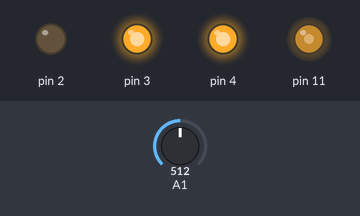
A sketch run on a simulated Arduino Uno, built with avr-gcc and run on an emulated ATmega328P. Shown: output pins drawn as LEDs (lit = HIGH). Inputs (shaded band) come from the test bench; at power-on: A1 = 512.

Above: at 1.2 s.
1.3 s: A1 set to 503
At 2.5 s:
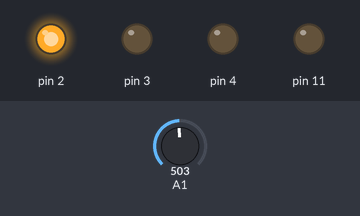
2.8 s: A1 set to 521
At 3.7 s:
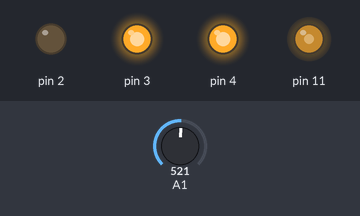
4.3 s: A1 set to 501
At 4.9 s:
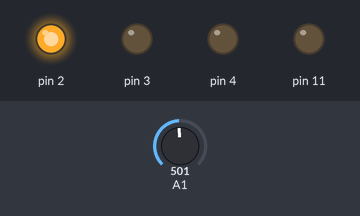
Timing chart, 0 to 7.3 s (numbered marks = the images above; inputs shaded):
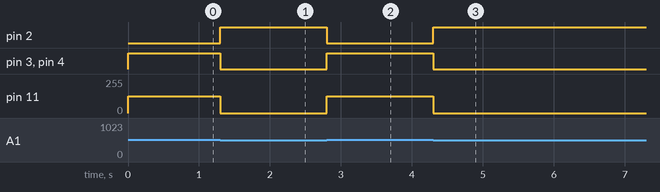

The sketch:

C_digo.ino
```cpp
// Av 1 SM EE 20221
// define variável "luz" com inteira
int luz = 0;
bool ligado = false;

void setup(){

// tudo que estiver no setup é executado uma única vez,
// quando a placa é ligada ou quando o botão RESET é pressionado

pinMode(2, OUTPUT);
pinMode(3, OUTPUT);
pinMode(4, OUTPUT);
pinMode(11, OUTPUT);
digitalWrite (2, HIGH);
digitalWrite (3, LOW);
digitalWrite (4, LOW);
digitalWrite (11, LOW);
}

void loop (){

//tudo que estiver dentro do loop é executado indefinidamente

luz = analogRead(A1);

    if (luz > 511 && ligado == false) {
  ligado = !ligado;
    digitalWrite(2, LOW);
  digitalWrite(3, HIGH);
  digitalWrite(4, HIGH);
  analogWrite(11, 127);
  }

  else

    if (luz < 511 && ligado == true) {
  digitalWrite (2, HIGH);
  digitalWrite (3, LOW);
  digitalWrite (4, LOW);
  digitalWrite (11, LOW);
    ligado = !ligado;

    }
}
```

Measured:
- the behaviour switches between 511 and 510 on A1 (found by bisection; images 0 and 1)
- after the input at 1.3 s, pin 2: LOW → HIGH at once; pin 3, pin 4: HIGH → LOW at once; pin 11: 127/255 → 0/255 at once
- after the input at 2.8 s, pin 2: HIGH → LOW at once; pin 3, pin 4: LOW → HIGH at once; pin 11: 0/255 → 127/255 at once
- after the input at 4.3 s, pin 2: LOW → HIGH at once; pin 3, pin 4: HIGH → LOW at once; pin 11: 127/255 → 0/255 at once
